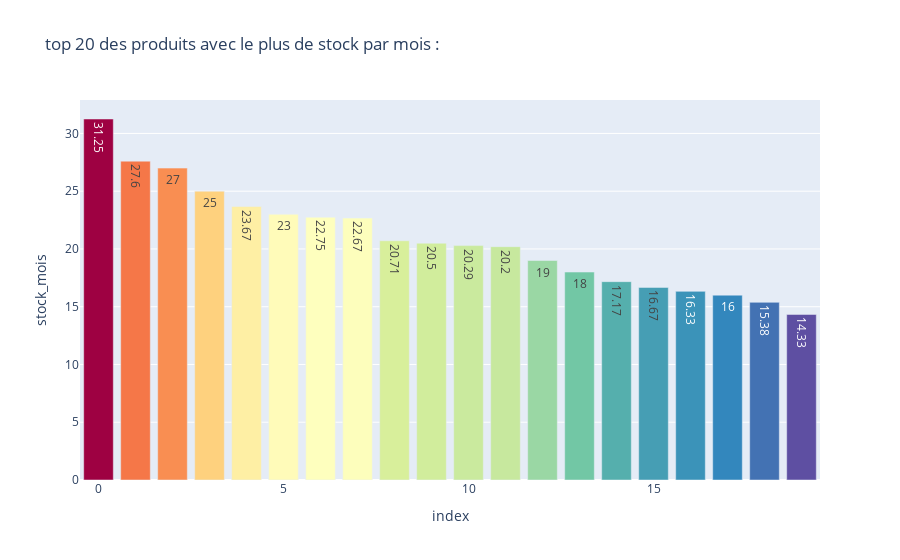

The cell this chart's notebook holds for it:
### Markdown cell above
<div style="border: 1px solid RGB(51,165,182);" >
<h3 style="margin: auto; padding: 20px; color: RGB(51,165,182); ">Etape 5.3 - Analyse des stocks</h3>
</div>

### Code cell
######################################
# Calcule le nombre de mois de stock #
######################################

#Création de la colonne Rotation de stock
df_merged['stock_mois']=round(df_merged['stock_quantity'] / df_merged['total_sales'],2)

#Remplacement des "inf" par 0
df_merged['stock_mois'].replace([np.inf, -np.inf], 0, inplace=True)
#df_merged['stock_mois'].fillna(0, inplace=True)

#Effectuer le tri dans l'ordre décroissant du nombre de mois de stock dans le dataset df_merge
df_merged=df_merged.sort_values(by='stock_mois', ascending=False).reset_index()
df_merged.drop(['index'],axis=1,inplace=True)

print(df_merged[['total_sales','stock_quantity','stock_mois']].head())

#Graphique en barre du flop 20 des produits qui ont le plus de mois de stock
top20=df_merged.head(20).reset_index(drop=True)
fig=px.bar(top20,y='stock_mois',title="top 20 des produits avec le plus de stock par mois :")
colors = px.colors.diverging.Spectral_r
fig.update_traces(marker=dict(color=top20['stock_mois'], colorscale=colors),text=top20['stock_mois'], textposition='inside')
fig.show()

### Figure 1 — Plotly figure (JSON) as saved in the notebook; plotly's stock layout.template omitted (floating-point values rounded to 4 significant figures)
{"data": [{"alignmentgroup": "True", "hovertemplate": "index=%{x}<br>stock_mois=%{y}<extra></extra>", "legendgroup": "", "marker": {"color": [31.25, 27.6, 27, 25, 23.67, 23, 22.75, 22.67, 20.71, 20.5, 20.29, 20.2, 19, 18, 17.17, 16.67, 16.33, 16, 15.38, 14.33], "colorscale": [[0, "rgb(94,79,162)"], [0.1, "rgb(50,136,189)"], [0.2, "rgb(102,194,165)"], [0.3, "rgb(171,221,164)"], [0.4, "rgb(230,245,152)"], [0.5, "rgb(255,255,191)"], [0.6, "rgb(254,224,139)"], [0.7, "rgb(253,174,97)"], [0.8, "rgb(244,109,67)"], [0.9, "rgb(213,62,79)"], [1, "rgb(158,1,66)"]], "pattern": {"shape": ""}}, "name": "", "offsetgroup": "", "orientation": "v", "showlegend": false, "text": [31.25, 27.6, 27, 25, 23.67, 23, 22.75, 22.67, 20.71, 20.5, 20.29, 20.2, 19, 18, 17.17, 16.67, 16.33, 16, 15.38, 14.33], "textposition": "inside", "type": "bar", "x": [0, 1, 2, 3, 4, 5, 6, 7, 8, 9, 10, 11, 12, 13, 14, 15, 16, 17, 18, 19], "xaxis": "x", "y": [31.25, 27.6, 27, 25, 23.67, 23, 22.75, 22.67, 20.71, 20.5, 20.29, 20.2, 19, 18, 17.17, 16.67, 16.33, 16, 15.38, 14.33], "yaxis": "y"}], "layout": {"barmode": "relative", "legend": {"tracegroupgap": 0}, "title": {"text": "top 20 des produits avec le plus de stock par mois :"}, "xaxis": {"anchor": "y", "domain": [0, 1], "title": {"text": "index"}}, "yaxis": {"anchor": "x", "domain": [0, 1], "title": {"text": "stock_mois"}}}}
